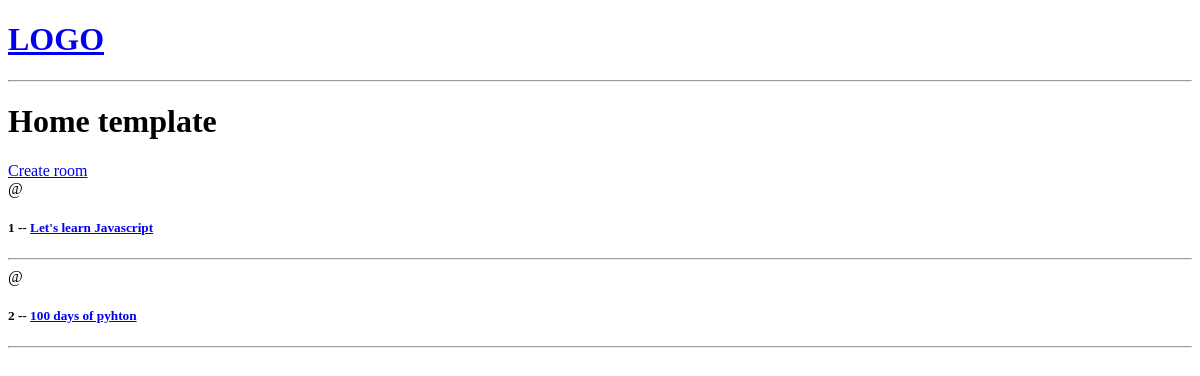
The app's page /, older data.
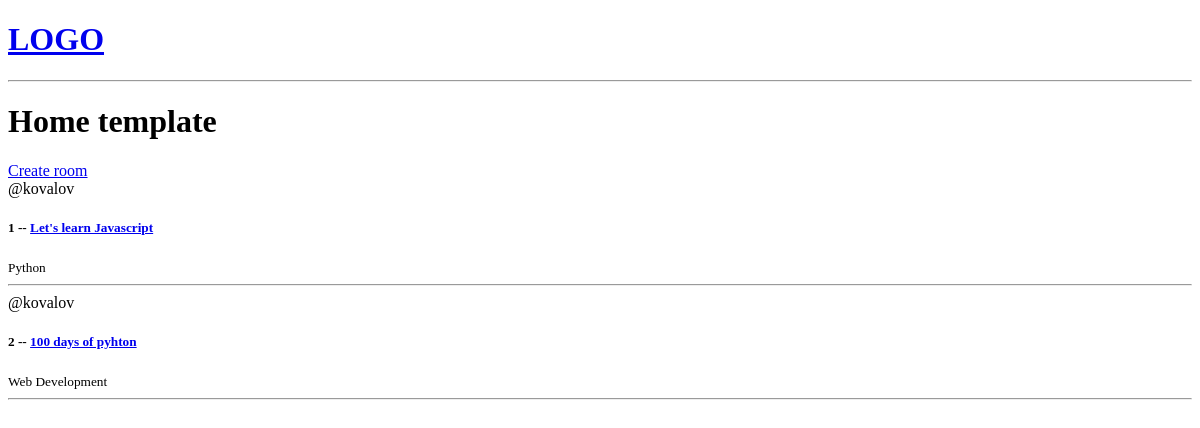
The same page, newer data.
### base/models.py (models this page shows, shortened)
class Room(models.Model):
    host = models.ForeignKey(User, on_delete=models.SET_NULL, null=True)
    topic = models.ForeignKey(Topic, on_delete=models.SET_NULL, null= True)
    name = models.CharField(max_length=200, verbose_name="Room name")
    description = models.TextField(max_length=600, null=True, blank=True)
    updated = models.DateTimeField(auto_now=True)
    created = models.DateTimeField(auto_now_add=True)

class Topic(models.Model):
    name = models.CharField(max_length=200)

### base/views.py (the view)
# urls.py: path('', views.home, name="home-page"),
def home(request):
    rooms = models.Room.objects.all()
    context = {
        'rooms': rooms
    }
    return render(request, 'base/home.html', context=context)

### base/templates/base/home.html
{% extends 'main.html' %} {% block content %}
<div>
  <h1>Home template</h1>
  <a href="{% url 'create-room' %}">Create room</a>
  <div>
    {% for room in rooms %}
    <div>
      <span>@{{room.host.username}}</span>
      <h5>
        {{room.id}} -- <a href="{% url 'room-page' room.id %}">{{room.name}}</a>
      </h5>
      <small>{{room.topic.name}}</small>
      <hr />
    </div>
    {% endfor %}
  </div>
</div>
{% endblock content %}

### templates/main.html (shortened to what this page needs)
<!DOCTYPE html>
<html lang="en">
<head>
</head>
<body>
    {% include 'navbar.html' %}
    {% block content %}
    {% endblock %}
</body>
</html>

### templates/navbar.html
<a href="/"><h1>LOGO</h1></a>
<hr />

Row changes from the older to the newer data that the page shows:
changed Room "Let's learn Javascript": host.username (not shown) → "kovalov"; topic.name (not shown) → "Python"
changed Room id 2: host.username (not shown) → "kovalov"; topic.name (not shown) → "Web Development"
